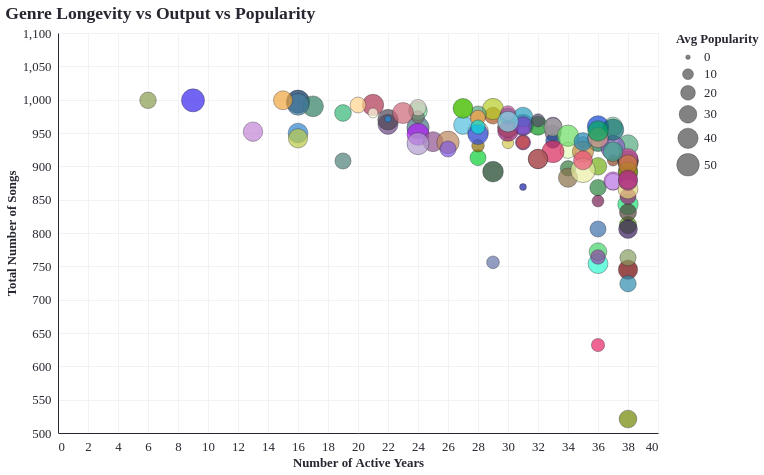

The Vega-Lite source for this figure:
### Vega-Lite specification from a JSON file in a GitHub repository (floating-point values rounded to 4 significant figures)
{"config": {"arc": {"fill": "#F63366"}, "area": {"fill": "#F63366"}, "circle": {"fill": "#F63366", "stroke": "#262730", "strokeWidth": 0.5}, "line": {"stroke": "#F63366"}, "path": {"stroke": "#F63366"}, "point": {"stroke": "#F63366"}, "rect": {"fill": "#F63366"}, "shape": {"stroke": "#F63366"}, "symbol": {"fill": "#F63366"}, "title": {"font": "IBM Plex Mono", "color": "#262730", "fontSize": 17.6, "anchor": "start"}, "subtitle": {"font": "IBM Plex Mono", "color": "#262730", "fontSize": 18, "anchor": "start"}, "axis": {"titleFont": "IBM Plex Mono", "titleColor": "#262730", "titleFontSize": 12.8, "labelFont": "IBM Plex Mono", "labelColor": "#262730", "labelFontSize": 12.8, "gridColor": "#f0f2f6", "domainColor": "#262730", "tickColor": "#fff"}, "header": {"labelFont": "IBM Plex Mono", "titleFont": "IBM Plex Mono", "labelFontSize": 16, "titleFontSize": 16}, "legend": {"titleFont": "IBM Plex Mono", "titleColor": "#262730", "titleFontSize": 12.8, "labelFont": "IBM Plex Mono", "labelColor": "#262730", "labelFontSize": 12.8}, "range": {"category": ["#fcca46", "#fe7f2d", "#233d4d", "#a1c181", "#717744", "#00798c"], "diverging": ["#850018", "#cd1549", "#f6618d", "#fbafc4", "#f5f5f5", "#93c5fe", "#5091e6", "#1d5ebd", "#002f84"], "heatmap": ["#ffb5d4", "#ff97b8", "#ff7499", "#fc4c78", "#ec245f", "#d2004b", "#b10034", "#91001f", "#720008"], "ramp": ["#ffb5d4", "#ff97b8", "#ff7499", "#fc4c78", "#ec245f", "#d2004b", "#b10034", "#91001f", "#720008"], "ordinal": ["#ffb5d4", "#ff97b8", "#ff7499", "#fc4c78", "#ec245f", "#d2004b", "#b10034", "#91001f", "#720008"]}}, "data": {"name": "data-b5ec5faf020fc8672b49e511f80f721d"}, "mark": {"type": "circle"}, "encoding": {"color": {"field": "track_genre", "legend": null, "scale": {"domain": ["acoustic", "afrobeat", "alt-rock", "alternative", "ambient", "anime", "black-metal", "bluegrass", "blues", "brazil", "breakbeat", "british", "cantopop", "chicago-house", "children", "chill", "classical", "club", "comedy", "country", "dance", "dancehall", "death-metal", "deep-house", "detroit-techno", "disco", "disney", "drum-and-bass", "dub", "dubstep", "edm", "electro", "electronic", "emo", "folk", "forro", "french", "funk", "garage", "german", "gospel", "goth", "grindcore", "groove", "grunge", "guitar", "happy", "hard-rock", "hardcore", "hardstyle", "heavy-metal", "hip-hop", "honky-tonk", "house", "idm", "indian", "indie-pop", "indie", "industrial", "iranian", "j-dance", "j-idol", "j-pop", "j-rock", "jazz", "k-pop", "kids", "latin", "latino", "malay", "mandopop", "metal", "metalcore", "minimal-techno", "mpb", "new-age", "opera", "pagode", "party", "piano", "pop-film", "pop", "power-pop", "progressive-house", "psych-rock", "punk-rock", "punk", "r-n-b", "reggae", "reggaeton", "rock-n-roll", "rock", "rockabilly", "romance", "sad", "salsa", "samba", "sertanejo", "show-tunes", "singer-songwriter", "ska", "sleep", "songwriter", "soul", "spanish", "study", "swedish", "synth-pop", "tango", "techno", "trance", "trip-hop", "turkish", "world-music"], "range": ["#BDA69F", "#0cce35", "#8cd0a4", "#7d6277", "#7248ad", "#477183", "#347a3f", "#2c833f", "#3D71A9", "#1045d1", "#0f4194", "#2ff8d2", "#6ff151", "#771f54", "#0d961f", "#002C5C", "#d6cb4d", "#70dd97", "#e5feba", "#8e6f03", "#4D8076", "#51bedd", "#d860ea", "#ae3550", "#8e4527", "#4f9b02", "#6e3d9a", "#ac561e", "#3454e7", "#2f7c62", "#c285d4", "#3184cf", "#b7cc25", "#b01af6", "#876f47", "#163f22", "#eb39bc", "#A5AE9D", "#c1cf42", "#28587f", "#961b76", "#b92839", "#6273a6", "#239cbb", "#17764b", "#74af15", "#942aa8", "#700000", "#77305d", "#33b675", "#c29fe7", "#8e528e", "#e82565", "#bacb48", "#534765", "#bd885c", "#4B4453", "#6b4481", "#88b151", "#248ede", "#579f7c", "#7d57db", "#53a97d", "#3E4756", "#95B1AE", "#845EC2", "#707166", "#FEFEDF", "#D5CABD", "#7545c9", "#106f71", "#444232", "#cd6578", "#891555", "#21e379", "#6c05f1", "#a11d75", "#6cdd62", "#ff9b3d", "#ca9043", "#eaeea1", "#B39CD0", "#879e5f", "#477da0", "#708600", "#868611", "#db5bad", "#cc7e39", "#b95799", "#FFD38B", "#46d36b", "#C34A36", "#2e8bad", "#181fa3", "#3823ee", "#4e4137", "#E1D376", "#d82559", "#2086b4", "#CA580B", "#c3639a", "#efa43c", "#A5566F", "#05e0d7", "#3aa686", "#889d4f", "#ae2b7a", "#391d5d", "#9645a6", "#de998d", "#50fa0d", "#e84e79", "#01a95e", "#86daed"]}, "type": "nominal"}, "size": {"field": "avg_popularity", "legend": {"title": "Avg Popularity"}, "scale": {"range": [20, 600]}, "title": "Average Popularity", "type": "quantitative"}, "tooltip": [{"field": "track_genre", "title": "Genre", "type": "nominal"}, {"field": "active_years", "title": "Active Years", "type": "quantitative"}, {"field": "total_count", "title": "Total Songs", "type": "quantitative"}, {"field": "avg_popularity", "format": ".2f", "title": "Avg Popularity", "type": "quantitative"}], "x": {"field": "active_years", "title": "Number of Active Years", "type": "quantitative"}, "y": {"field": "total_count", "scale": {"domain": [500, 1100]}, "title": "Total Number of Songs", "type": "quantitative"}}, "height": 400, "params": [{"name": "param_1", "select": {"type": "interval", "encodings": ["x", "y"]}, "bind": "scales"}], "title": "Genre Longevity vs Output vs Popularity", "width": 600, "$schema": "https://vega.github.io/schema/vega-lite/v5.20.1.json", "datasets": {"data-b5ec5faf020fc8672b49e511f80f721d": [{"track_genre": "acoustic", "total_count": 952, "avg_popularity": 42.51, "active_years": 28}, {"track_genre": "afrobeat", "total_count": 913, "avg_popularity": 24.24, "active_years": 28}, {"track_genre": "alt-rock", "total_count": 960, "avg_popularity": 33.3, "active_years": 37}, {"track_genre": "alternative", "total_count": 950, "avg_popularity": 24.62, "active_years": 33}, {"track_genre": "ambient", "total_count": 962, "avg_popularity": 44.04, "active_years": 31}, {"track_genre": "anime", "total_count": 958, "avg_popularity": 48.71, "active_years": 24}, {"track_genre": "black-metal", "total_count": 897, "avg_popularity": 22.46, "active_years": 34}, {"track_genre": "bluegrass", "total_count": 868, "avg_popularity": 25.74, "active_years": 36}, {"track_genre": "blues", "total_count": 806, "avg_popularity": 24.48, "active_years": 36}, {"track_genre": "brazil", "total_count": 960, "avg_popularity": 44.65, "active_years": 36}, {"track_genre": "breakbeat", "total_count": 938, "avg_popularity": 20.02, "active_years": 33}, {"track_genre": "british", "total_count": 754, "avg_popularity": 38.54, "active_years": 36}, {"track_genre": "cantopop", "total_count": 891, "avg_popularity": 35.41, "active_years": 38}, {"track_genre": "chicago-house", "total_count": 848, "avg_popularity": 12.42, "active_years": 36}, {"track_genre": "children", "total_count": 961, "avg_popularity": 34.9, "active_years": 32}, {"track_genre": "chill", "total_count": 997, "avg_popularity": 53.69, "active_years": 16}, {"track_genre": "classical", "total_count": 935, "avg_popularity": 11.37, "active_years": 30}, {"track_genre": "club", "total_count": 983, "avg_popularity": 33.54, "active_years": 24}, {"track_genre": "comedy", "total_count": 924, "avg_popularity": 24.53, "active_years": 34}, {"track_genre": "country", "total_count": 931, "avg_popularity": 14.28, "active_years": 28}, {"track_genre": "dance", "total_count": 908, "avg_popularity": 24.63, "active_years": 19}, {"track_genre": "dancehall", "total_count": 962, "avg_popularity": 34.02, "active_years": 27}, {"track_genre": "death-metal", "total_count": 878, "avg_popularity": 32.5, "active_years": 37}, {"track_genre": "deep-house", "total_count": 992, "avg_popularity": 44.92, "active_years": 21}, {"track_genre": "detroit-techno", "total_count": 909, "avg_popularity": 11.02, "active_years": 37}, {"track_genre": "disco", "total_count": 812, "avg_popularity": 28.33, "active_years": 38}, {"track_genre": "disney", "total_count": 961, "avg_popularity": 27.69, "active_years": 33}, {"track_genre": "drum-and-bass", "total_count": 976, "avg_popularity": 26.8, "active_years": 29}, {"track_genre": "dub", "total_count": 948, "avg_popularity": 40.42, "active_years": 28}, {"track_genre": "dubstep", "total_count": 990, "avg_popularity": 42.54, "active_years": 17}, {"track_genre": "edm", "total_count": 952, "avg_popularity": 36.7, "active_years": 13}, {"track_genre": "electro", "total_count": 950, "avg_popularity": 37.7, "active_years": 16}, {"track_genre": "electronic", "total_count": 986, "avg_popularity": 44.23, "active_years": 29}, {"track_genre": "emo", "total_count": 948, "avg_popularity": 47.66, "active_years": 24}, {"track_genre": "folk", "total_count": 883, "avg_popularity": 35.72, "active_years": 34}, {"track_genre": "forro", "total_count": 892, "avg_popularity": 41.92, "active_years": 29}, {"track_genre": "french", "total_count": 959, "avg_popularity": 41.08, "active_years": 30}, {"track_genre": "funk", "total_count": 959, "avg_popularity": 32.39, "active_years": 33}, {"track_genre": "garage", "total_count": 958, "avg_popularity": 40.9, "active_years": 30}, {"track_genre": "german", "total_count": 975, "avg_popularity": 26.53, "active_years": 30}, {"track_genre": "gospel", "total_count": 953, "avg_popularity": 41.68, "active_years": 30}, {"track_genre": "goth", "total_count": 900, "avg_popularity": 28.76, "active_years": 38}, {"track_genre": "grindcore", "total_count": 756, "avg_popularity": 14.57, "active_years": 29}, {"track_genre": "groove", "total_count": 974, "avg_popularity": 37.85, "active_years": 31}, {"track_genre": "grunge", "total_count": 939, "avg_popularity": 49.47, "active_years": 36}, {"track_genre": "guitar", "total_count": 900, "avg_popularity": 29.51, "active_years": 36}, {"track_genre": "happy", "total_count": 936, "avg_popularity": 21.76, "active_years": 31}, {"track_genre": "hard-rock", "total_count": 745, "avg_popularity": 36.47, "active_years": 38}, {"track_genre": "hardcore", "total_count": 911, "avg_popularity": 36.18, "active_years": 38}, {"track_genre": "hardstyle", "total_count": 980, "avg_popularity": 26.71, "active_years": 19}, {"track_genre": "heavy-metal", "total_count": 877, "avg_popularity": 26.15, "active_years": 37}, {"track_genre": "hip-hop", "total_count": 937, "avg_popularity": 39.04, "active_years": 25}, {"track_genre": "honky-tonk", "total_count": 632, "avg_popularity": 15.83, "active_years": 36}, {"track_genre": "house", "total_count": 942, "avg_popularity": 36.02, "active_years": 16}, {"track_genre": "idm", "total_count": 969, "avg_popularity": 15.79, "active_years": 32}, {"track_genre": "indian", "total_count": 936, "avg_popularity": 49.5, "active_years": 26}, {"track_genre": "indie", "total_count": 963, "avg_popularity": 39.32, "active_years": 22}, {"track_genre": "indie-pop", "total_count": 970, "avg_popularity": 41.44, "active_years": 22}, {"track_genre": "industrial", "total_count": 892, "avg_popularity": 31.46, "active_years": 38}, {"track_genre": "iranian", "total_count": 971, "avg_popularity": 2.256, "active_years": 22}, {"track_genre": "j-dance", "total_count": 978, "avg_popularity": 26.74, "active_years": 28}, {"track_genre": "j-idol", "total_count": 926, "avg_popularity": 24.7, "active_years": 26}, {"track_genre": "j-pop", "total_count": 932, "avg_popularity": 40.89, "active_years": 38}, {"track_genre": "j-rock", "total_count": 908, "avg_popularity": 40.45, "active_years": 38}, {"track_genre": "jazz", "total_count": 936, "avg_popularity": 10.74, "active_years": 35}, {"track_genre": "k-pop", "total_count": 928, "avg_popularity": 58.11, "active_years": 37}, {"track_genre": "kids", "total_count": 974, "avg_popularity": 14.78, "active_years": 24}, {"track_genre": "latin", "total_count": 980, "avg_popularity": 7.915, "active_years": 21}, {"track_genre": "latino", "total_count": 988, "avg_popularity": 25.67, "active_years": 24}, {"track_genre": "malay", "total_count": 961, "avg_popularity": 30.41, "active_years": 31}, {"track_genre": "mandopop", "total_count": 955, "avg_popularity": 45.42, "active_years": 37}, {"track_genre": "metal", "total_count": 908, "avg_popularity": 42.03, "active_years": 38}, {"track_genre": "metalcore", "total_count": 980, "avg_popularity": 43.46, "active_years": 23}, {"track_genre": "minimal-techno", "total_count": 987, "avg_popularity": 34.18, "active_years": 27}, {"track_genre": "mpb", "total_count": 843, "avg_popularity": 40.47, "active_years": 38}, {"track_genre": "new-age", "total_count": 878, "avg_popularity": 28.98, "active_years": 38}, {"track_genre": "opera", "total_count": 855, "avg_popularity": 24.37, "active_years": 38}, {"track_genre": "pagode", "total_count": 946, "avg_popularity": 44.79, "active_years": 34}, {"track_genre": "party", "total_count": 973, "avg_popularity": 20.75, "active_years": 28}, {"track_genre": "piano", "total_count": 922, "avg_popularity": 43.84, "active_years": 35}, {"track_genre": "pop", "total_count": 934, "avg_popularity": 47.81, "active_years": 24}, {"track_genre": "pop-film", "total_count": 894, "avg_popularity": 59.43, "active_years": 35}, {"track_genre": "power-pop", "total_count": 763, "avg_popularity": 25.11, "active_years": 38}, {"track_genre": "progressive-house", "total_count": 993, "avg_popularity": 46.66, "active_years": 16}, {"track_genre": "psych-rock", "total_count": 521, "avg_popularity": 30.06, "active_years": 38}, {"track_genre": "punk", "total_count": 912, "avg_popularity": 37.16, "active_years": 38}, {"track_genre": "punk-rock", "total_count": 892, "avg_popularity": 37.01, "active_years": 38}, {"track_genre": "r-n-b", "total_count": 903, "avg_popularity": 35.44, "active_years": 38}, {"track_genre": "reggae", "total_count": 980, "avg_popularity": 19.96, "active_years": 30}, {"track_genre": "reggaeton", "total_count": 992, "avg_popularity": 23.88, "active_years": 20}, {"track_genre": "rock", "total_count": 936, "avg_popularity": 16.56, "active_years": 31}, {"track_genre": "rock-n-roll", "total_count": 772, "avg_popularity": 30.19, "active_years": 36}, {"track_genre": "rockabilly", "total_count": 724, "avg_popularity": 25.62, "active_years": 38}, {"track_genre": "romance", "total_count": 869, "avg_popularity": 2.819, "active_years": 31}, {"track_genre": "sad", "total_count": 999, "avg_popularity": 52.36, "active_years": 9}, {"track_genre": "salsa", "total_count": 831, "avg_popularity": 27.54, "active_years": 38}, {"track_genre": "samba", "total_count": 866, "avg_popularity": 38.55, "active_years": 38}, {"track_genre": "sertanejo", "total_count": 922, "avg_popularity": 47.97, "active_years": 33}, {"track_genre": "show-tunes", "total_count": 937, "avg_popularity": 31.58, "active_years": 35}, {"track_genre": "singer-songwriter", "total_count": 911, "avg_popularity": 36.75, "active_years": 32}, {"track_genre": "ska", "total_count": 878, "avg_popularity": 34.8, "active_years": 38}, {"track_genre": "sleep", "total_count": 999, "avg_popularity": 35.07, "active_years": 15}, {"track_genre": "songwriter", "total_count": 911, "avg_popularity": 36.75, "active_years": 32}, {"track_genre": "soul", "total_count": 959, "avg_popularity": 18.65, "active_years": 28}, {"track_genre": "spanish", "total_count": 922, "avg_popularity": 37.36, "active_years": 37}, {"track_genre": "study", "total_count": 999, "avg_popularity": 26.1, "active_years": 6}, {"track_genre": "swedish", "total_count": 880, "avg_popularity": 36.28, "active_years": 38}, {"track_genre": "synth-pop", "total_count": 806, "avg_popularity": 34.12, "active_years": 38}, {"track_genre": "tango", "total_count": 764, "avg_popularity": 19.68, "active_years": 36}, {"track_genre": "techno", "total_count": 943, "avg_popularity": 39.41, "active_years": 36}, {"track_genre": "trance", "total_count": 987, "avg_popularity": 38.07, "active_years": 27}, {"track_genre": "trip-hop", "total_count": 909, "avg_popularity": 34.8, "active_years": 35}, {"track_genre": "turkish", "total_count": 953, "avg_popularity": 40.69, "active_years": 36}, {"track_genre": "world-music", "total_count": 967, "avg_popularity": 41.79, "active_years": 30}]}}
